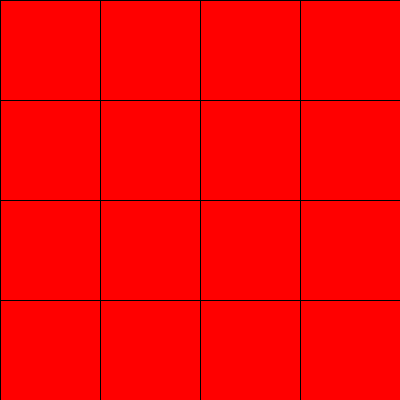
Frame 1 (no input)
Frame 60 (the mouse pressed at the canvas centre just before this capture): identical to frame 1, image omitted
Frame 120 (the mouse held since frame 60 and released just before this capture): identical to frame 1, image omitted

The Processing sketch that drew this single still picture (run headless with seeded random() and noise(); from frame 60 on, the mouse is pressed at the canvas centre):

// Processing sketch: Flok_firkanter
// ── Flok_firkanter.pde
//Variabler
//Variabler til kolonne 1
float a = 0;
float b = 0;
float c = 0;
float d = 0;
//Variabler til kolonne 2
float e = 0;
float f = 0;
float g = 0;
float h = 0;
//Variabler til kolonne 3
float i = 0;
float j = 0;
float k = 0;
float l = 0;
//Variabler til kolonne 4
float m = 0;
float n = 0;
float o = 0;
float p = 0;


void setup() {
  size(400, 400);
  background(0);
}

void draw() {
  clear();

  //farven på
  fill(255, 0, 0);

  //Kolonne 1
  rect(0, 0+a, 100, 100);
  rect(100, 0+b, 100, 100);
  rect(200, 0+c, 100, 100);
  rect(300, 0+d, 100, 100);

  //Kolonne 2
  rect(0, 100+e, 100, 100);
  rect(100, 100+f, 100, 100);
  rect(200, 100+g, 100, 100);
  rect(300, 100+h, 100, 100);

  //Kolonne 3
  rect(0, 200+i, 100, 100);
  rect(100, 200+j, 100, 100);
  rect(200, 200+k, 100, 100);
  rect(300, 200+l, 100, 100);

  //Kolonne 4
  rect(0, 300+m, 100, 100);
  rect(100, 300+n, 100, 100);
  rect(200, 300+o, 100, 100);
  rect(300, 300+p, 100, 100);

  boolean knapTrykket = mouseX < 100 && mouseX > 1 && mouseY > 0 && mouseY < 100;
  if (knapTrykket) {
    a = 400;
  } else {
    a = 0;
  }

  boolean knapTrykket2 = mouseX < 200 && mouseX > 101 && mouseY > 0 && mouseY < 100;
  if (knapTrykket2) {
    b = 400;
  } else {
    b = 0;
  }

  boolean knapTrykket3 = mouseX < 300 && mouseX > 201 && mouseY > 0 && mouseY < 100;
  if (knapTrykket3) {
    c = 400;
  } else {
    c = 0;
  }

  boolean knapTrykket4 = mouseX < 400 && mouseX > 301 && mouseY > 0 && mouseY < 100;
  if (knapTrykket4) {
    d = 400;
  } else {
    d = 0;
  }
  
    boolean knapTrykket5 = mouseX < 100 && mouseX > 1 && mouseY > 101 && mouseY < 200;
  if (knapTrykket5) {
    e = 400;
  } else {
    e = 0;
  }
  
    boolean knapTrykket6 = mouseX < 200 && mouseX > 101 && mouseY > 101 && mouseY < 200;
  if (knapTrykket6) {
    f = 400;
  } else {
    f = 0;
  }
  
    boolean knapTrykket7 = mouseX < 300 && mouseX > 201 && mouseY > 101 && mouseY < 200;
  if (knapTrykket7) {
    g = 400;
  } else {
    g = 0;
  }
  
  boolean knapTrykket8 = mouseX < 400 && mouseX > 301 && mouseY > 101 && mouseY < 200;
  if (knapTrykket8) {
    h = 400;
  } else {
    h = 0;
  }
  
  boolean knapTrykket9 = mouseX < 100 && mouseX > 1 && mouseY > 201 && mouseY < 300;
  if (knapTrykket9) {
    i = 400;
  } else {
    i = 0;
  }
  
  boolean knapTrykket10 = mouseX < 200 && mouseX > 101 && mouseY > 201 && mouseY < 300;
  if (knapTrykket10) {
    j = 400;
  } else {
    j = 0;
  }
  
  boolean knapTrykket11 = mouseX < 300 && mouseX > 201 && mouseY > 201 && mouseY < 300;
  if (knapTrykket11) {
    k = 400;
  } else {
    k = 0;
  }
  
  boolean knapTrykket12 = mouseX < 400 && mouseX > 301 && mouseY > 201 && mouseY < 300;
  if (knapTrykket12) {
    l = 400;
  } else {
    l = 0;
  }
 
  boolean knapTrykket13 = mouseX < 100 && mouseX > 1 && mouseY > 301 && mouseY < 400;
  if (knapTrykket13) {
    m = 400;
  } else {
    m = 0;
  }
  
  boolean knapTrykket14 = mouseX < 200 && mouseX > 101 && mouseY > 301 && mouseY < 400;
  if (knapTrykket14) {
    n = 400;
  } else {
    n = 0;
  }
  
  boolean knapTrykket15 = mouseX < 300 && mouseX > 201 && mouseY > 301 && mouseY < 400;
  if (knapTrykket15) {
    o = 400;
  } else {
    o = 0;
  }
  
  boolean knapTrykket16 = mouseX < 400 && mouseX > 301 && mouseY > 301 && mouseY < 400;
  if (knapTrykket16) {
    p = 400;
  } else {
    p = 0;
  }
  
}
